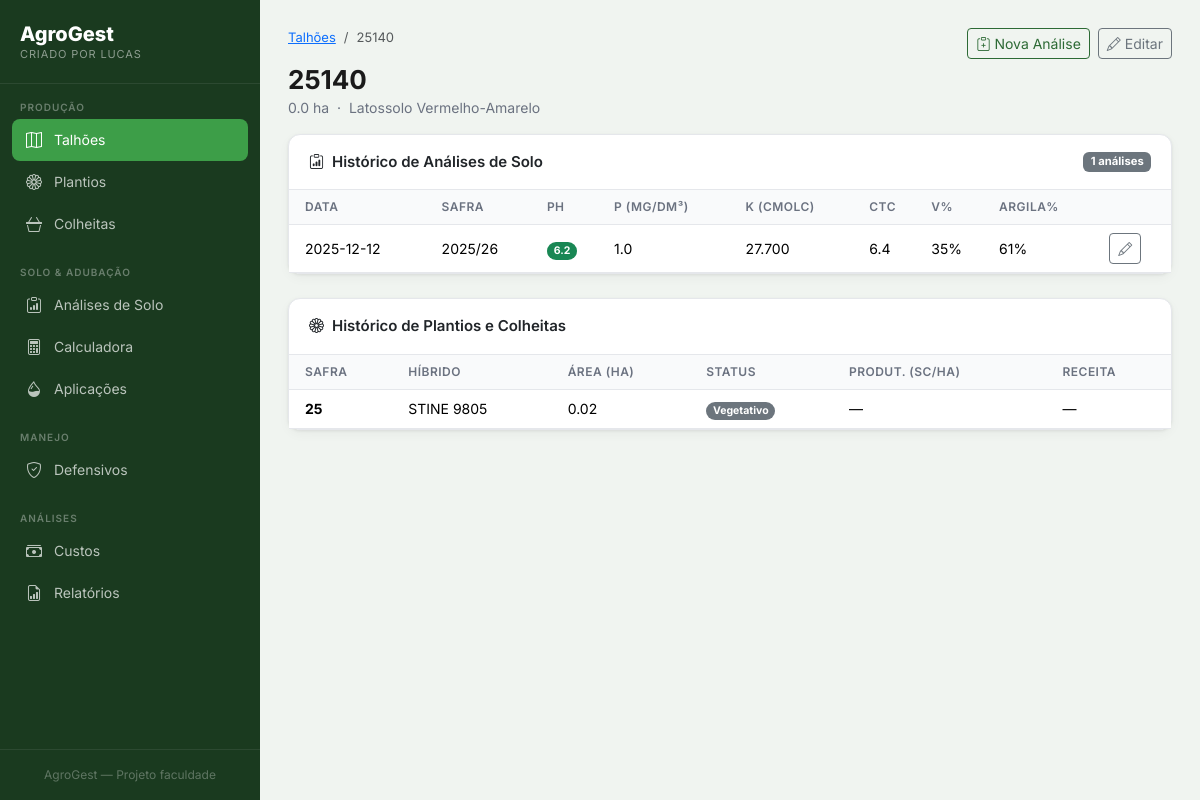
The page /talhoes/6/detalhe on the database as committed earlier.
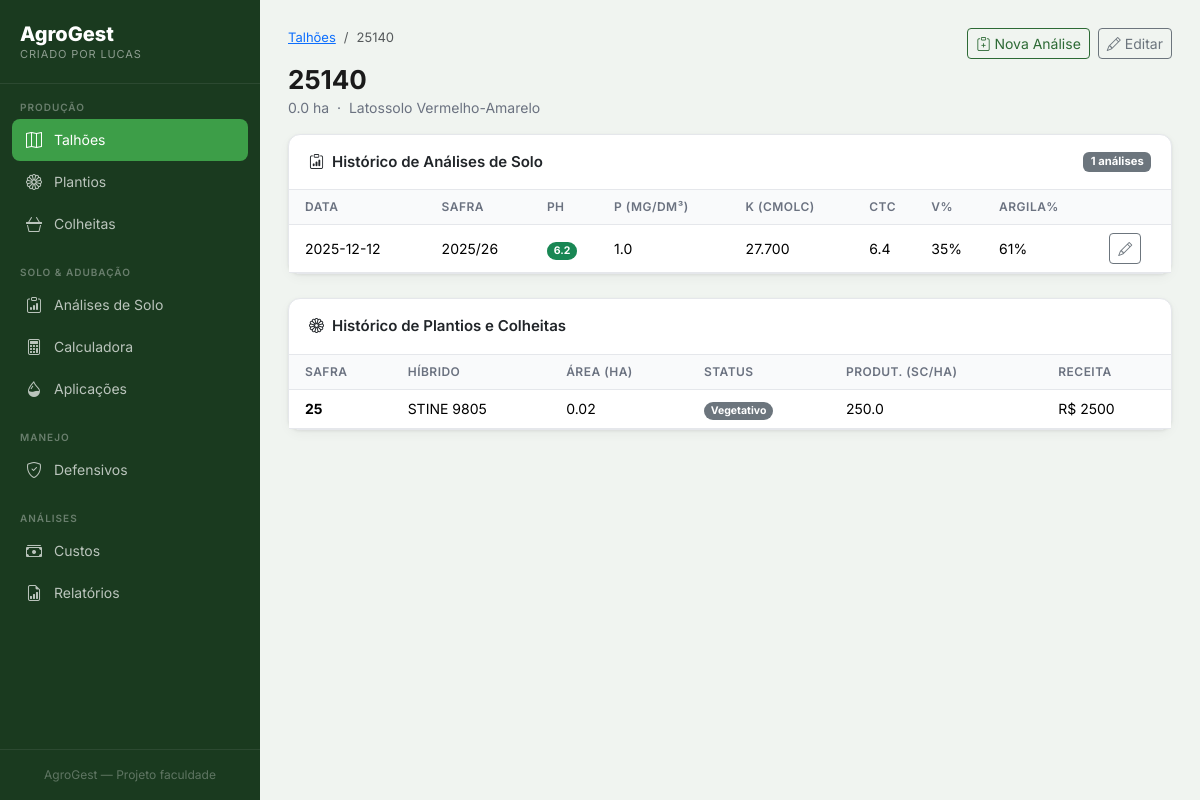
The same page on the database as committed later.
### tables this page shows
CREATE TABLE analises_solo (
    id INTEGER PRIMARY KEY AUTOINCREMENT,
    talhao_id INTEGER NOT NULL,
    data_coleta DATE NOT NULL,
    safra TEXT,
    profundidade TEXT DEFAULT '0-20 cm',
    ph REAL,
    fosforo REAL,
    potassio REAL,
    calcio REAL,
    magnesio REAL,
    aluminio REAL,
    h_al REAL,
    ctc REAL,
    saturacao_bases REAL,
    teor_argila REAL,
    materia_organica REAL,
    observacoes TEXT,
    criado_em TIMESTAMP DEFAULT CURRENT_TIMESTAMP,
    FOREIGN KEY (talhao_id) REFERENCES talhoes(id)
);

CREATE TABLE plantios (
    id INTEGER PRIMARY KEY AUTOINCREMENT,
    talhao_id INTEGER NOT NULL,
    safra TEXT NOT NULL,
    data_plantio DATE,
    hibrido TEXT,
    populacao INTEGER,
    area_plantada REAL,
    status TEXT DEFAULT 'planejado',
    observacoes TEXT,
    criado_em TIMESTAMP DEFAULT CURRENT_TIMESTAMP,
    FOREIGN KEY (talhao_id) REFERENCES talhoes(id)
);

CREATE TABLE colheitas (
    id INTEGER PRIMARY KEY AUTOINCREMENT,
    plantio_id INTEGER NOT NULL,
    data_colheita DATE,
    producao_total REAL,
    umidade_colheita REAL,
    producao_corrigida REAL,
    produtividade_kgha REAL,
    produtividade_scha REAL,
    preco_saca REAL,
    receita_bruta REAL,
    observacoes TEXT,
    criado_em TIMESTAMP DEFAULT CURRENT_TIMESTAMP,
    FOREIGN KEY (plantio_id) REFERENCES plantios(id)
);

### modules/talhoes.py (the view)
@talhoes_bp.route('/<int:id>/detalhe')
def detalhe(id):
    db = get_db()
    talhao = db.execute("SELECT * FROM talhoes WHERE id=?", (id,)).fetchone()
    analises = db.execute("SELECT * FROM analises_solo WHERE talhao_id=? ORDER BY data_coleta DESC", (id,)).fetchall()
    plantios = db.execute("""
        SELECT p.*, c.produtividade_scha, c.receita_bruta
        FROM plantios p
        LEFT JOIN colheitas c ON c.plantio_id = p.id
        WHERE p.talhao_id=? ORDER BY p.safra DESC
    """, (id,)).fetchall()
    return render_template('talhoes/detalhe.html', talhao=talhao, analises=analises, plantios=plantios)

### database.py (called while the page is built)
def get_db(app=None):
    from flask import current_app
    if app:
        db = sqlite3.connect(app.config['DATABASE'], detect_types=sqlite3.PARSE_DECLTYPES)
        db.row_factory = sqlite3.Row
        return db
    if 'db' not in g:
        g.db = sqlite3.connect(
            current_app.config['DATABASE'],
            detect_types=sqlite3.PARSE_DECLTYPES
        )
        g.db.row_factory = sqlite3.Row
    return g.db

### templates/talhoes/detalhe.html (shortened to what the changed rows need)
{% extends "base.html" %}
{% block content %}
<div class="page-header d-flex justify-content-between align-items-start">
    <div>
        <h1 class="page-title">{{ talhao.nome }}</h1>
    </div>
</div>
<div class="card mb-4">
    <div class="card-body p-0">
        {% if analises %}
        <div class="table-responsive">
            <table class="table table-hover mb-0">
                <thead>
                    <tr>
                        <th class="ps-3">Data</th>
                        <th>Safra</th>
                        <th>pH</th>
                        <th>P (mg/dm³)</th>
                        <th>K (cmolc)</th>
                        <th>CTC</th>
                        <th>V%</th>
                        <th>Argila%</th>
                        <th></th>
                    </tr>
                </thead>
                <tbody>
                    {% for a in analises %}
                    <tr>
                        <td class="ps-3">{{ a.data_coleta }}</td>
                        <td>{{ a.safra or '—' }}</td>
                        <td>
                            <span class="badge rounded-pill
                                {% if a.ph and a.ph < 5.5 %}bg-danger
                                {% elif a.ph and a.ph < 6.0 %}bg-warning text-dark
                                {% else %}bg-success{% endif %}">
                                {{ "%.1f"|format(a.ph) if a.ph else '—' }}
                            </span>
                        </td>
                        <td>{{ "%.1f"|format(a.fosforo) if a.fosforo else '—' }}</td>
                        <td>{{ "%.3f"|format(a.potassio) if a.potassio else '—' }}</td>
                        <td>{{ "%.1f"|format(a.ctc) if a.ctc else '—' }}</td>
                        <td>{{ "%.0f"|format(a.saturacao_bases) if a.saturacao_bases else '—' }}%</td>
                        <td>{{ "%.0f"|format(a.teor_argila) if a.teor_argila else '—' }}%</td>
                        <td>
                            <a href="{{ url_for('adubacao.editar_analise', id=a.id) }}"
                               class="btn btn-xs btn-outline-secondary btn-sm">
                                <i class="bi bi-pencil"></i>
                            </a>
                        </td>
                    </tr>
                    {% endfor %}
                </tbody>
            </table>
        </div>
        {% else %}
        <div class="text-center py-4 text-muted">
            <i class="bi bi-clipboard-x fs-3 d-block mb-2"></i>
            Nenhuma análise cadastrada para este talhão.
        </div>
        {% endif %}
    </div>
</div>
<div class="card">
    <div class="card-body p-0">
        {% if plantios %}
        <div class="table-responsive">
            <table class="table table-hover mb-0">
                <thead>
                    <tr>
                        <th class="ps-3">Safra</th>
                        <th>Híbrido</th>
                        <th>Área (ha)</th>
                        <th>Status</th>
                        <th>Produt. (sc/ha)</th>
                        <th>Receita</th>
                    </tr>
                </thead>
                <tbody>
                    {% for p in plantios %}
                    <tr>
                        <td class="ps-3 fw-bold">{{ p.safra }}</td>
                        <td>{{ p.hibrido or '—' }}</td>
                        <td>{{ p.area_plantada or talhao.area_ha }}</td>
                        <td>
                            <span class="badge rounded-pill
                                {% if p.status == 'colhido' %}bg-success
                                {% elif p.status == 'plantado' %}bg-primary
                                {% else %}bg-secondary{% endif %}">
                                {{ p.status|title }}
                            </span>
                        </td>
                        <td>{{ "%.1f"|format(p.produtividade_scha) if p.produtividade_scha else '—' }}</td>
                        <td>{{ 'R$ ' + "%.0f"|format(p.receita_bruta) if p.receita_bruta else '—' }}</td>
                    </tr>
                    {% endfor %}
                </tbody>
            </table>
        </div>
        {% else %}
        <div class="text-center py-4 text-muted">Nenhum plantio registrado.</div>
        {% endif %}
    </div>
</div>
{% endblock %}

Rows that differ between the two databases and show on the page:
no longer on this page (row unchanged): plantios: safra "25", hibrido "STINE 9805", area_plantada "0.02", status "Vegetativo", produtividade_scha "—", receita_bruta "—"
added colheitas: safra "25", hibrido "STINE 9805", area_plantada "0.02", status "Vegetativo", produtividade_scha "250.0", receita_bruta "R$ 2500"
